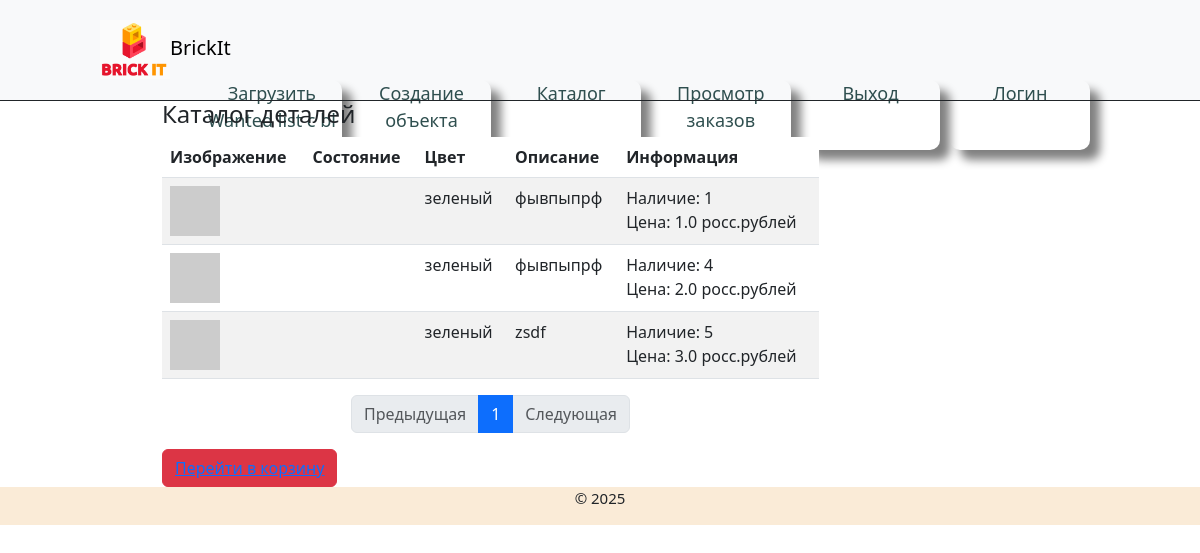
/admin_panel/catalog, run on the app's committed database.
### app_lego/models.py (models this page shows)
class Part(db.Model):
    __tablename__ = 'part'
    __searchable__ = ['color', 'description']
    id = db.Column(db.Integer, primary_key=True)  # уникальный идентификатор записи (может быть автоинкремент)
    lot_id = db.Column(db.String(50), nullable=False)
    color = db.Column(db.String(20), nullable=False)
    category = db.Column(db.String(100), db.ForeignKey('category.name'), nullable=False)
    condition = db.Column(db.String(50))
    sub_condition = db.Column(db.String(50))
    description = db.Column(db.Text, nullable=False)
    remarks = db.Column(db.Text)
    price = db.Column(db.Float)
    quantity = db.Column(db.Integer)
    bulk = db.Column(db.Boolean)
    sale = db.Column(db.Boolean)
    url = db.Column(db.String(255))
    item_no = db.Column(db.String(50))
    tier_qty_1 = db.Column(db.Integer)
    tier_price_1 = db.Column(db.Float)
    tier_qty_2 = db.Column(db.Integer)
    tier_price_2 = db.Column(db.Float)
    tier_qty_3 = db.Column(db.Integer)
    tier_price_3 = db.Column(db.Float)
    reserved_for = db.Column(db.String(100))
    stockroom = db.Column(db.String(100))
    retain = db.Column(db.Boolean)
    super_lot_id = db.Column(db.String(50))
    super_lot_qty = db.Column(db.Integer)
    weight = db.Column(db.Float)
    extended_description = db.Column(db.Text)
    date_added = db.Column(db.DateTime)
    date_last_sold = db.Column(db.DateTime)
    currency = db.Column(db.String(10))

### app_lego/admin_panel/routes.py (the view)
@admin_panel.route('/admin_panel/catalog', methods=['GET'])
def catalog():
    search = request.args.get('search')
    page = request.args.get('page')
    if page and page.isdigit():
        page = int(page)
    else:
        page = 1
    if search:
        parts = Part.query.filter(Part.description.contains(search) | Part.color.contains(search))
    else:
        parts = Part.query.order_by(Part.price)
    pages = parts.paginate(page = page, per_page = 30)
    return render_template('admin_panel/catalog.html', title='Каталог', pages = pages)

### app_lego/templates/admin_panel/catalog.html (shortened to what this page needs)
{% extends "admin_panel/layout.html" %}
{% block content %}
    <body class="bg-gray-100 flex items-center justify-center min-h-screen">
        <div class="col-md-9">
        <div class="d-flex justify-content-between align-items-center">
            <h4>Каталог деталей</h4>
        </div>
        <table class="table table-striped product-table">
            <thead>
                <tr>
                    <th scope="col">Изображение</th>
                    <th scope="col">Состояние</th>
                    <th scope="col">Цвет</th>
                    <th scope="col">Описание</th>
                    <th scope="col">Информация</th>
                </tr>
            </thead>
            <tbody>
                {% for el in pages.items %}
                    <tr>
                        <td><img src="https://via.placeholder.com/50x50/0000FF/ffffff?text=Blue" alt="Изображение"></td>
                        <td>{{el.isNew}}</td>
                        <td>{{el.color}}</td>
                        <td>{{el.description}}</td>
                        <td>
                            <span>Наличие: {{el.quantity}}</span><br>
                            <span>Цена: {{el.price}} росс.рублей</span><br>
                        </td>
                    </tr>
                {% endfor%}
            </tbody>
        </table>
        <nav>
            <ul class="pagination justify-content-center">
                <li class="page-item {% if not pages.has_prev %}disabled{% endif %}">
                    <a class="page-link" href="{{ url_for('main.index', page=pages.prev_num) }}">Предыдущая</a>
                </li>
                {% for p in pages.iter_pages(left_edge=2, right_edge=2, left_current=2, right_current=2) %}
                    {% if p %}
                        <li class="page-item {% if p == pages.page %}active{% endif %}">
                            <a class="page-link" href="{{ url_for('main.index', page=p) }}">{{ p }}</a>
                        </li>
                    {% else %}
                        <li class="page-item disabled"><span class="page-link">...</span></li>
                    {% endif %}
                {% endfor %}
                <li class="page-item {% if not pages.has_next %}disabled{% endif %}">
                    <a class="page-link" href="{{ url_for('main.index', page=pages.next_num) }}">Следующая</a>
                </li>
            </ul>
        </nav>
    </div>
        <button class="btn btn-danger"><a href="/zakaz">Перейти в корзину</a></button>
    </div>
    </div>
    </body>
{% endblock content %}

### app_lego/static/css/style.css (style rules this page uses)
* { margin: 0; padding: 0; }
html, body { height: 100%; }

### app_lego/templates/admin_panel/layout.html (style rules this page uses)
.product-table img { width: 50px; height: 50px; object-fit: cover; }

### data on the page
Part: color "зеленый", description "фывпыпрф", quantity "1", price "1.0"
Part: color "зеленый", description "фывпыпрф", quantity "4", price "2.0"
Part: color "зеленый", description "zsdf", quantity "5", price "3.0"

### other printed values
{{ p }} "1"
